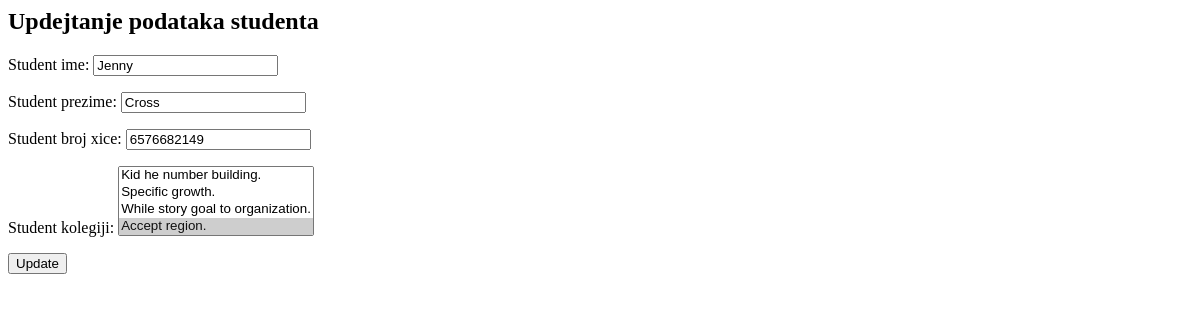
/studenti/update/74/, run on an earlier commit of the app's database.
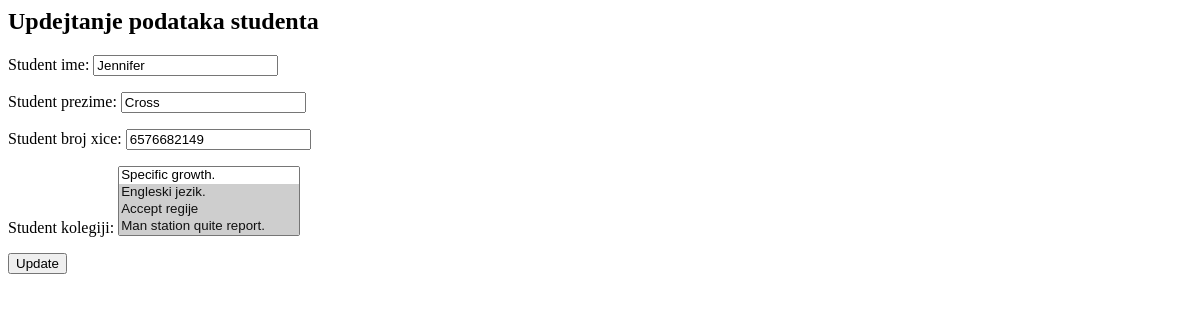
And on a later commit of the database.
### main/models.py (models this page shows, shortened)
class Student(models.Model):
    student_ime = models.CharField(max_length=25)
    student_prezime = models.CharField(max_length=50)
    student_broj_xice = models.CharField(max_length=10)
    student_kolegiji = models.ManyToManyField(Kolegij)

### main/views.py (the view)
# urls.py: path('studenti/update/<int:pk>/', views.updateStudent, name='update-student'),
def updateStudent(request, pk):
    student = Student.objects.get(pk = pk)
    form = StudentForm(request.POST or None, instance=student)
    if form.is_valid():
        form.save()
        return redirect('main:studenti')
    return render(request,'main/update_student.html', {'mentor' : student, 'form': form})

### main/forms.py
class StudentForm(forms.ModelForm):
    student_ime = forms.TextInput()
    student_prezime = forms.TextInput()
    student_broj_xice = forms.TextInput()
    student_kolegiji = forms.ModelMultipleChoiceField(queryset=Kolegij.objects.all())
    class Meta:
        model = Student
        fields = ['student_ime', 'student_prezime', 'student_broj_xice', 'student_kolegiji']

### main/models.py (called while the page is built)
    def __str__(self):
        return self.kolegij_naziv

### templates/main/update_student.html (shortened to what this page needs)
<h2> Updejtanje podataka studenta</h2>
<form action = "" method = POST>
    {{form.as_p}}
	<input type = "submit" value = "Update" class = "btn btn-secondary">

What changed in the data, as far as the page shows it:
changed Student "Cross": student_ime "Jenny" → "Jennifer"
Also different on the page:
form field student_kolegiji: "Kid he number building. / Specific growth. / While story goal to organization. / Accept region. ☑" → "Specific growth. / Engleski jezik. ☑ / Accept regije ☑ / Man station quite report. ☑"
